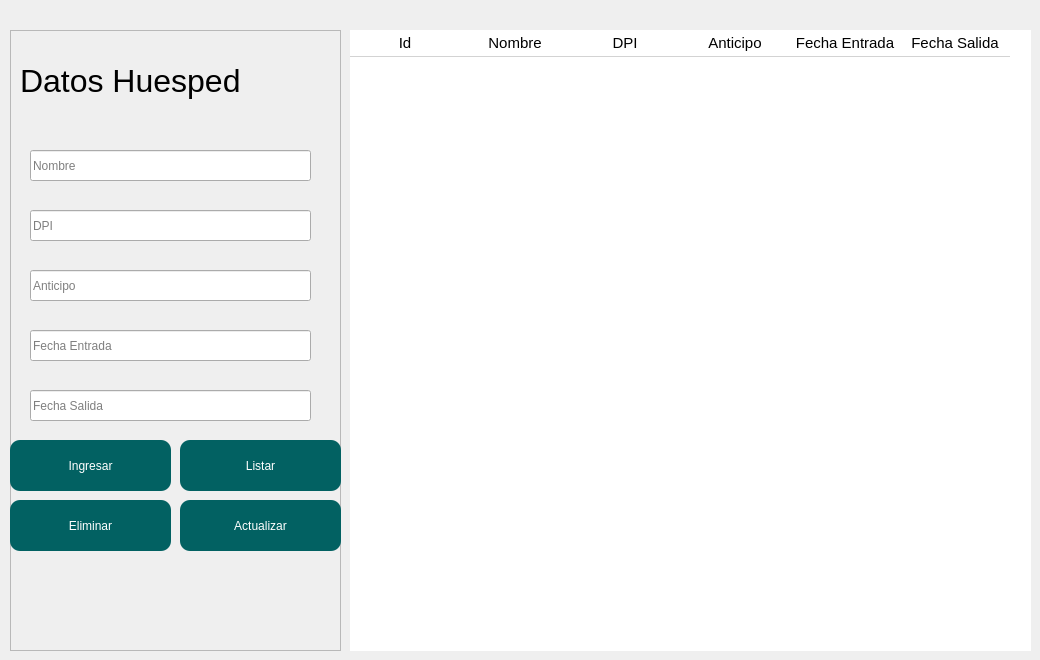
               <widget class="QWidget" name="page_hab1">
                <widget class="QFrame" name="frame_9">
                 <property name="geometry">
                  <rect>
                   <x>10</x>
                   <y>30</y>
                   <width>331</width>
                   <height>621</height>
                  </rect>
                 </property>
                 <property name="styleSheet">
                  <string notr="true">QHeaderView {
    background-color: white;
    border: none;
    font: 75 12pt &quot;Archivo&quot;;
}

QHeaderView:hover {
    background-color: white;
}
QPushButton{
    background:rgba(2,97,98,255);
    /*border: 1px solid #2361a0; /* Cambiar el color del borde a azul oscuro */
    border-radius: 10px;
    font: 75 9pt &quot;MS Shell Dlg 2t&quot;;
/* Cambiar el color de fondo a azul oscuro */
    color: white;
}

QHeaderView:section {
    background-color: white;
    border-bottom: 1px solid lightgray;
    border-top: none;
    padding: 2px;
    font-size: 11pt;
    color: black;
text-align: left;
}

QTableWidget {
    background-color: white;
    border: none;
    gridline-color: transparent;
    font-size: 11pt;
    color: black;

}

QTableWidget QTableCornerButton::section {
    background-color: white;
    border: none;

}

QTableWidget::item {
    border: none;
    border-bottom: 1px solid lightgray;
    alignment: AlignHCenter; /* Centra el texto horizontalmente */
	color:black /* cambiar el color letra al seleccionar*/

}


</string>
                 </property>
                 <property name="frameShape">
                  <enum>QFrame::StyledPanel</enum>
                 </property>
                 <property name="frameShadow">
                  <enum>QFrame::Raised</enum>
                 </property>
                 <widget class="QLabel" name="label_3">
                  <property name="geometry">
                   <rect>
                    <x>10</x>
                    <y>30</y>
                    <width>331</width>
                    <height>41</height>
                   </rect>
                  </property>
                  <property name="font">
                   <font>
                    <pointsize>24</pointsize>
                   </font>
                  </property>
                  <property name="text">
                   <string>Datos Huesped</string>
                  </property>
                 </widget>
                 <widget class="QLineEdit" name="lnl_nombreH">
                  <property name="geometry">
                   <rect>
                    <x>20</x>
                    <y>120</y>
                    <width>281</width>
                    <height>31</height>
                   </rect>
                  </property>
                  <property name="placeholderText">
                   <string>Nombre</string>
                  </property>
                 </widget>
                 <widget class="QLineEdit" name="lnl_dpiH">
                  <property name="geometry">
                   <rect>
                    <x>20</x>
                    <y>180</y>
                    <width>281</width>
                    <height>31</height>
                   </rect>
                  </property>
                  <property name="placeholderText">
                   <string>DPI</string>
                  </property>
                 </widget>
                 <widget class="QLineEdit" name="lnl_anticipo">
                  <property name="geometry">
                   <rect>
                    <x>20</x>
                    <y>240</y>
                    <width>281</width>
                    <height>31</height>
                   </rect>
                  </property>
                  <property name="placeholderText">
                   <string>Anticipo</string>
                  </property>
                 </widget>
                 <widget class="QLineEdit" name="lnl_entradaH">
                  <property name="geometry">
                   <rect>
                    <x>20</x>
                    <y>300</y>
                    <width>281</width>
                    <height>31</height>
                   </rect>
                  </property>
                  <property name="placeholderText">
                   <string>Fecha Entrada</string>
                  </property>
                 </widget>
                 <widget class="QLineEdit" name="lnl_salidaH">
                  <property name="geometry">
                   <rect>
                    <x>20</x>
                    <y>360</y>
                    <width>281</width>
                    <height>31</height>
                   </rect>
                  </property>
                  <property name="placeholderText">
                   <string>Fecha Salida</string>
                  </property>
                 </widget>
                 <widget class="QPushButton" name="btn_ingresarH">
                  <property name="geometry">
                   <rect>
                    <x>0</x>
                    <y>410</y>
                    <width>161</width>
                    <height>51</height>
                   </rect>
                  </property>
                  <property name="text">
                   <string>Ingresar</string>
                  </property>
                 </widget>
                 <widget class="QPushButton" name="btn_listarH">
                  <property name="geometry">
                   <rect>
                    <x>170</x>
                    <y>410</y>
                    <width>161</width>
                    <height>51</height>
                   </rect>
                  </property>
                  <property name="text">
                   <string>Listar</string>
                  </property>
                 </widget>
                 <widget class="QPushButton" name="btn_eliminarH">
                  <property name="geometry">
                   <rect>
                    <x>0</x>
                    <y>470</y>
                    <width>161</width>
                    <height>51</height>
                   </rect>
                  </property>
                  <property name="text">
                   <string>Eliminar</string>
                  </property>
                 </widget>
                 <widget class="QPushButton" name="btn_actualizarH">
                  <property name="geometry">
                   <rect>
                    <x>170</x>
                    <y>470</y>
                    <width>161</width>
                    <height>51</height>
                   </rect>
                  </property>
                  <property name="text">
                   <string>Actualizar</string>
                  </property>
                 </widget>
                </widget>
                <widget class="QTableWidget" name="tablaHuesped">
                 <property name="geometry">
                  <rect>
                   <x>350</x>
                   <y>30</y>
                   <width>681</width>
                   <height>621</height>
                  </rect>
                 </property>
                 <property name="styleSheet">
                  <string notr="true">QHeaderView {
    background-color: white;
    border: none;
    font: 75 12pt &quot;Archivo&quot;;
}

QHeaderView:hover {
    background-color: white;
}

QHeaderView:section {
    background-color: white;
    border-bottom: 1px solid lightgray;
    border-top: none;
    padding: 2px;
    font-size: 11pt;
    color: black;
text-align: left;
}

QTableWidget {
    background-color: white;
    border: none;
    gridline-color: transparent;
    font-size: 11pt;
    color: black;

}

QTableWidget QTableCornerButton::section {
    background-color: white;
    border: none;

}

QTableWidget::item {
    border: none;
    border-bottom: 1px solid lightgray;
    alignment: AlignHCenter; /* Centra el texto horizontalmente */
	color:black /* cambiar el color letra al seleccionar*/

}
</string>
                 </property>
                 <attribute name="horizontalHeaderDefaultSectionSize">
                  <number>110</number>
                 </attribute>
                 <column>
                  <property name="text">
                   <string>Id</string>
                  </property>
                 </column>
                 <column>
                  <property name="text">
                   <string>Nombre</string>
                  </property>
                 </column>
                 <column>
                  <property name="text">
                   <string>DPI</string>
                  </property>
                 </column>
                 <column>
                  <property name="text">
                   <string>Anticipo</string>
                  </property>
                 </column>
                 <column>
                  <property name="text">
                   <string>Fecha Entrada</string>
                  </property>
                 </column>
                 <column>
                  <property name="text">
                   <string>Fecha Salida</string>
                  </property>
                 </column>
                </widget>
               </widget>
